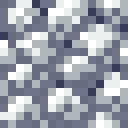
#> input picture docs/worldbuilding/blocks/ores/ore_aluminum_raw.png, 16 x 16 px, found by its file name (shown 8 times larger)
$ python generate_ore_raw_variations.py
#> lines starting #> are read from the running program, lines starting #| are printed output that depends on the picture
import os
import random
from PIL import Image

ORES_DIR = r"docs/worldbuilding/blocks/ores"

# All 26 unrefined solid blocks
RAW_ORES = [
    "ore_aluminum_raw.png",
    "ore_cinnabar_raw.png",
    "ore_coal_raw.png",
    "ore_copper_raw.png",
    "ore_gold_raw.png",
    "ore_iron_raw.png",
    "ore_lazurite_raw.png",
    "ore_lead_raw.png",
    "ore_manganese_raw.png",
    "ore_nickel_raw.png",
    "ore_platinum_raw.png",
    "ore_quartz_raw.png",
    "ore_saltpeter_raw.png",
    "ore_silver_raw.png",
    "ore_sulfur_raw.png",
    "ore_tin_raw.png",
    "ore_uranium_raw.png",
    "ore_zinc_raw.png",
]

ROUGH_GEMS = [
    "gem_diamond_rough.png",
    "gem_emerald_rough.png",
    "gem_jade_rough.png",
    "gem_onyx_rough.png",
    "gem_opal_rough.png",
    "gem_ruby_rough.png",
    "gem_sapphire_rough.png",
    "gem_topaz_rough.png",
]

def get_sorted_palette(img_frame_rgb):
    """Returns unique RGB colors sorted by luminance."""
    pixels = [img_frame_rgb.getpixel((x, y)) for y in range(img_frame_rgb.height) for x in range(img_frame_rgb.width)]
    unique = list(set(pixels))
    unique.sort(key=lambda c: 0.299 * c[0] + 0.587 * c[1] + 0.114 * c[2])
    return unique

def generate_cluster_mask(width, height, target_ratio, rng):
    """Generates an organic cluster mask where ~target_ratio of pixels are selected in 2-4 small contiguous patches."""
    mask = [[False for _ in range(width)] for _ in range(height)]
    num_clusters = rng.randint(2, 4)
    target_count = int(width * height * target_ratio)

    seeds = [(rng.randint(0, width - 1), rng.randint(0, height - 1)) for _ in range(num_clusters)]
    queue = list(seeds)
    count = 0
    for sx, sy in seeds:
        if not mask[sy][sx]:
            mask[sy][sx] = True
            count += 1

    while queue and count < target_count:
        cx, cy = queue.pop(0)
        neighbors = [
            ((cx + 1) % width, cy),
            ((cx - 1) % width, cy),
            (cx, (cy + 1) % height),
            (cx, (cy - 1) % height),
        ]
        rng.shuffle(neighbors)
        for nx, ny in neighbors:
            if not mask[ny][nx] and count < target_count:
                if rng.random() < 0.65:
                    mask[ny][nx] = True
                    count += 1
                    queue.append((nx, ny))
    return mask

def vary_single_frame(frame, seed_offset, variant_idx):
    """Produces variant 1 or 2 of a 16x16 frame, shifting palette by 1 step in organic clusters."""
    orig_mode = frame.mode
    frame_rgb = frame.convert("RGB")
    palette = get_sorted_palette(frame_rgb)
    n_pal = len(palette)

    if n_pal <= 1:
        return frame.copy()

    color_to_idx = {c: i for i, c in enumerate(palette)}

    rng = random.Random(seed_offset + variant_idx * 1337)
    target_ratio = 0.19 if variant_idx == 1 else 0.24
    mask = generate_cluster_mask(16, 16, target_ratio, rng)

    direction_map = [[0 for _ in range(16)] for _ in range(16)]
    for y in range(16):
        for x in range(16):
            if mask[y][x]:
                if variant_idx == 1:
                    direction_map[y][x] = 1 if (x + y) % 2 == 0 else -1
                else:
                    direction_map[y][x] = -1 if (x * 2 + y) % 3 == 0 else 1

    out_rgb = frame_rgb.copy()
    for y in range(16):
        for x in range(16):
            if mask[y][x]:
                old_c = frame_rgb.getpixel((x, y))
                old_idx = color_to_idx[old_c]
                d = direction_map[y][x]
                new_idx = old_idx + d
                if new_idx < 0:
                    new_idx = 1 if n_pal > 1 else 0
                elif new_idx >= n_pal:
                    new_idx = n_pal - 2 if n_pal > 1 else n_pal - 1
                out_rgb.putpixel((x, y), palette[new_idx])

    if orig_mode == "RGBA":
        out = Image.new("RGBA", (16, 16))
        for y in range(16):
            for x in range(16):
                r, g, b = out_rgb.getpixel((x, y))
                orig_p = frame.getpixel((x, y))
                a = orig_p[3] if len(orig_p) > 3 else 255
                out.putpixel((x, y), (r, g, b, a))
        return out
    elif orig_mode == "P":
        return out_rgb.quantize(palette=frame)
    else:
        return out_rgb

def process_file(filename):
#> called with filename = 'ore_aluminum_raw.png'
    filepath = os.path.join(ORES_DIR, filename)
    base_name, ext = os.path.splitext(filename)

    im = Image.open(filepath)
#> im is the input picture: PIL image 16x16 RGB; mean R, G, B 158.1, 161.5, 172.5
    width, height = im.size
#> width = 16; height = 16
    orig_mode = im.mode
#> orig_mode = 'RGB'
    is_animated = (height > 16)
#> is_animated = False
    num_frames = height // 16 if is_animated else 1
#> num_frames = 1

    name_hash = abs(hash(base_name)) % 100000

    for variant in [1, 2]:
        var_filename = f"{base_name}{variant}{ext}"
        var_filepath = os.path.join(ORES_DIR, var_filename)

        if not is_animated:
            var_im = vary_single_frame(im, name_hash, variant)
        else:
            var_im = Image.new(orig_mode if orig_mode != "P" else "RGB", (width, height))
            for f_idx in range(num_frames):
                frame = im.crop((0, f_idx * 16, 16, (f_idx + 1) * 16))
                var_frame = vary_single_frame(frame, name_hash, variant)
                var_im.paste(var_frame, (0, f_idx * 16))
            if orig_mode == "P":
                var_im = var_im.quantize(palette=im)

        var_im.save(var_filepath)
        print(f"Generated: {var_filename} (size={var_im.size}, mode={var_im.mode})")
#> this loop made 2 passes
#> pass 1, in process_file, `var_im = vary_single_frame(im, name_hash, variant)`:
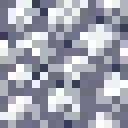
#> var_im: PIL image 16x16 RGB (shown 8 times larger); mean R, G, B 158.3, 161.7, 172.8
#> pass 2, in process_file, `var_im = vary_single_frame(im, name_hash, variant)`:
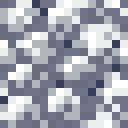
#> var_im: PIL image 16x16 RGB (shown 8 times larger); mean R, G, B 162.8, 166.2, 176.5

def main():
    print(f"Generating variations 1 and 2 for {len(RAW_ORES)} raw ores and {len(ROUGH_GEMS)} rough gems...")
    for f in RAW_ORES + ROUGH_GEMS:
        process_file(f)
    print("Done generating all 52 solid raw and rough textures!")

if __name__ == "__main__":
#> (the run stopped early here; a loop or call above may not have finished)
